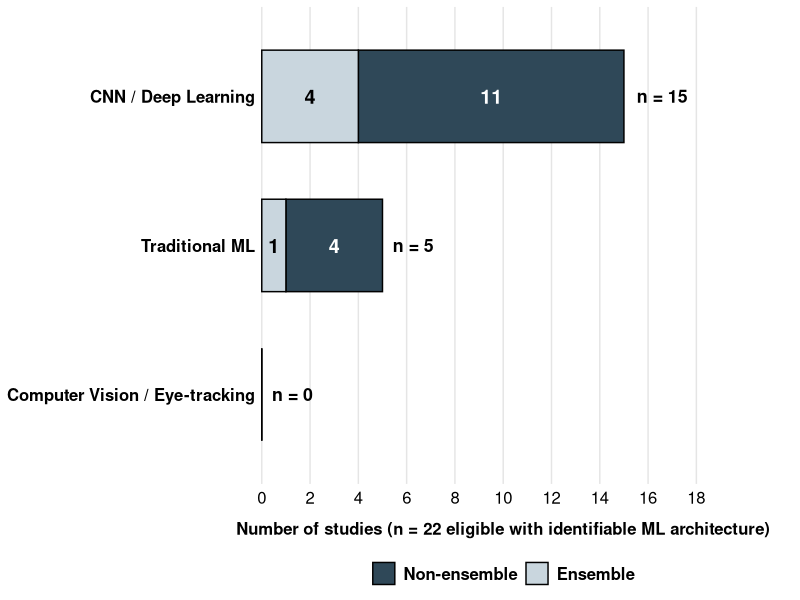

Generate this figure with R:
library(ggplot2)
library(dplyr)

master <- read.csv("../data/extraction_master.csv", stringsAsFactors = FALSE, encoding = "UTF-8")
ml <- subset(master, ml_architecture == 1)
families <- c("CNN / Deep Learning", "Traditional ML", "Computer Vision / Eye-tracking")

df_arch <- expand.grid(
  Configuration = c("Non-ensemble", "Ensemble"),
  Family = families,
  stringsAsFactors = FALSE
)[, c("Family", "Configuration")]
df_arch$Studies <- mapply(
  function(f, cfg) sum(ml$model_family == f & ml$ensemble == ifelse(cfg == "Ensemble", 1, 0)),
  df_arch$Family, df_arch$Configuration
)
n_ml <- nrow(ml)
x_upper <- ceiling(max(tapply(df_arch$Studies, df_arch$Family, sum)) * 1.15 / 2) * 2 + 2

df_arch$Family <- factor(
  df_arch$Family,
  levels = c(
    "Computer Vision / Eye-tracking",
    "Traditional ML",
    "CNN / Deep Learning"
  )
)

df_arch$Configuration <- factor(
  df_arch$Configuration,
  levels = c("Non-ensemble", "Ensemble")
)

totals <- df_arch %>%
  group_by(Family) %>%
  summarise(Total = sum(Studies))

colors_conf <- c(
  "Non-ensemble" = "#2F4858",
  "Ensemble"     = "#C9D6DE"
)

p <- ggplot(df_arch, aes(x = Studies, y = Family, fill = Configuration)) +
  geom_bar(
    stat = "identity",
    width = 0.62,
    colour = "black",
    linewidth = 0.5
  ) +
  geom_text(
    aes(
      label = ifelse(Studies > 0, Studies, ""),
      colour = Configuration
    ),
    position = position_stack(vjust = 0.5),
    size = 5,
    fontface = "bold",
    show.legend = FALSE
  ) +
  geom_text(
    data = totals,
    inherit.aes = FALSE,
    aes(x = Total, y = Family, label = paste0("n = ", Total)),
    hjust = -0.25,
    size = 4.5,
    fontface = "bold",
    colour = "black"
  ) +
  scale_fill_manual(values = colors_conf, name = NULL) +
  scale_colour_manual(values = c(
    "Non-ensemble" = "white",
    "Ensemble"     = "black"
  )) +
  scale_x_continuous(
    limits = c(0, x_upper),
    breaks = seq(0, x_upper - 2, 2),
    expand = c(0, 0)
  ) +
  coord_cartesian(clip = "off") +
  labs(
    x = paste0("Number of studies (n = ", n_ml, " eligible with identifiable ML architecture)"),
    y = NULL
  ) +
  theme_minimal(base_family = "sans") +
  theme(
    legend.position = "bottom",
    legend.text = element_text(size = 12, face = "bold", colour = "black"),
    axis.text.y = element_text(size = 12, face = "bold", colour = "black"),
    axis.text.x = element_text(size = 12, colour = "black"),
    axis.title.x = element_text(
      size = 12,
      face = "bold",
      colour = "black",
      margin = margin(t = 10)
    ),
    plot.margin = margin(t = 5, r = 40, b = 5, l = 5),
    panel.grid.major.y = element_blank(),
    panel.grid.minor = element_blank(),
    panel.grid.major.x = element_line(colour = "gray90")
  )

ggsave("../results/fig_4_architectures.png", plot = p, width = 9, height = 5.2, dpi = 300)
